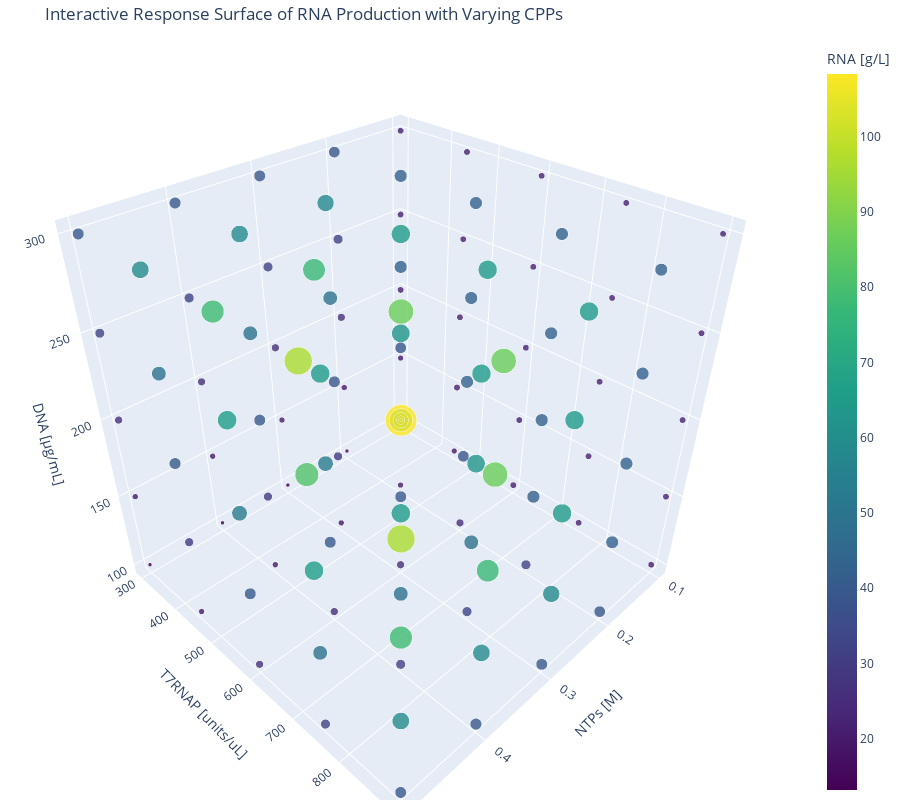

The notebook cell saved with this chart:
### Markdown cell above
## Doing the same calculation but varying all three CPPs

### Code cell
import numpy as np
from r3.models.assimulo.assimulo_model import AssimuloIVTModel
import r3.schema as schema

# Define the ranges for NTP and T7 RNA polymerase concentrations
ntp_range = np.linspace(0.1, 0.5, 5)  # NTP concentration range
t7_range = np.linspace(300, 900.0, 5)  # T7 RNA polymerase concentration range
dna_range = np.linspace(100, 300, 5)  # DNA concentration range

assimulo_model = AssimuloIVTModel()

# Create a meshgrid for NTP, T7, and DNA concentrations
ntp_mesh, t7_mesh, dna_mesh = np.meshgrid(ntp_range, t7_range, dna_range)

# Preallocate the RNA production mesh
rna_mesh = np.zeros_like(ntp_mesh)

# Loop over the meshgrid and simulate for each (ntp, t7) pair
for i in range(ntp_mesh.shape[0]):
    for j in range(ntp_mesh.shape[1]):
        for k in range(ntp_mesh.shape[2]):
            ntp = ntp_mesh[i, j, k]
            t7 = t7_mesh[i, j, k]
            dna = dna_mesh[i, j, k]
            _, _, state = assimulo_model.simulate(
                NTP_init=ntp,
                T7tot_init=t7,
                DNA_init=dna,
                t_final=120,
                get_full_state=True,
            )
            rna_mesh[i, j, k] = state[schema.IVTReactionSchema.RNA_g_L.value].values[-1]

# Interactive 3D scatter plot using plotly
import plotly.graph_objs as go

scatter = go.Scatter3d(
    x=ntp_mesh.flatten(),
    y=t7_mesh.flatten(),
    z=dna_mesh.flatten(),
    mode="markers",
    marker=dict(
        size=rna_mesh.flatten() * 0.2,  # Adjust size scaling as needed
        color=rna_mesh.flatten(),
        colorscale="Viridis",
        colorbar=dict(title=schema.IVTReactionSchema.RNA_g_L.value),
        opacity=0.8,
    ),
    text=[f"RNA: {rna:.2f} g/L" for rna in rna_mesh.flatten()],
)

layout = go.Layout(
    scene=dict(
        xaxis_title=schema.IVTReactionSchema.NTP_M.value,
        yaxis_title=schema.IVTReactionSchema.T7RNAP_u_uL.value,
        zaxis_title=schema.IVTReactionSchema.DNA_ug_mL.value,
    ),
    title="Interactive Response Surface of RNA Production with Varying CPPs",
    margin=dict(l=0, r=0, b=0, t=40),
    height=800,
)

fig_plotly = go.Figure(data=[scatter], layout=layout)
fig_plotly.show()

# Also add a non interactive 3D surface plot using matplotlib
import matplotlib.pyplot as plt

fig = plt.figure(figsize=(14, 10))
ax = fig.add_subplot(111, projection="3d")

# Flatten the meshgrids for scatter plot
x = ntp_mesh.flatten()
y = t7_mesh.flatten()
z = dna_mesh.flatten()
c = rna_mesh.flatten()

sc = ax.scatter(x, y, z, c=c, cmap="viridis", s=60)
ax.set_xlabel(schema.IVTReactionSchema.NTP_M.value)
ax.set_ylabel(schema.IVTReactionSchema.T7RNAP_u_uL.value)
ax.set_zlabel(schema.IVTReactionSchema.DNA_ug_mL.value)
ax.set_title("RNA Production (g/L) across NTP, T7, and DNA")
fig.colorbar(
    sc, ax=ax, shrink=0.5, aspect=10, label=schema.IVTReactionSchema.RNA_g_L.value
)
plt.show()

### Figure 1 — Plotly figure (JSON) as saved in the notebook; plotly's stock layout.template omitted (floating-point values rounded to 4 significant figures)
{"data": [{"marker": {"color": [13.21, 19.35, 21.67, 21.67, 21.67, 13.26, 19.86, 26.4, 32.76, 38.67, 13.24, 19.85, 26.45, 33.02, 39.53, 13.21, 19.82, 26.43, 33.02, 39.59, 13.19, 19.79, 26.39, 32.97, 39.56, 19.35, 21.67, 21.67, 21.67, 21.67, 19.86, 29.61, 38.67, 43.33, 43.33, 19.85, 29.74, 39.53, 49.08, 57.94, 19.82, 29.73, 39.59, 49.39, 59.06, 19.79, 29.68, 39.56, 49.42, 59.22, 21.67, 21.67, 21.67, 21.67, 21.67, 26.4, 38.67, 43.33, 43.33, 43.33, 26.45, 39.53, 52.15, 62.83, 65.0, 26.43, 39.59, 52.64, 65.36, 77.17, 26.39, 39.56, 52.69, 65.7, 78.47, 21.67, 21.67, 21.67, 21.67, 21.67, 32.76, 43.33, 43.33, 43.33, 43.33, 33.02, 49.08, 62.83, 65.0, 65.0, 33.02, 49.39, 65.36, 79.81, 86.67, 32.97, 49.42, 65.7, 81.59, 96.36, 21.67, 21.67, 21.67, 21.67, 21.67, 38.67, 43.33, 43.33, 43.33, 43.33, 39.53, 57.94, 65.0, 65.0, 65.0, 39.59, 59.06, 77.17, 86.67, 86.67, 39.56, 59.22, 78.47, 96.36, 108.3], "colorbar": {"title": {"text": "RNA [g/L]"}}, "colorscale": [[0, "#440154"], [0.1111, "#482878"], [0.2222, "#3e4989"], [0.3333, "#31688e"], [0.4444, "#26828e"], [0.5556, "#1f9e89"], [0.6667, "#35b779"], [0.7778, "#6ece58"], [0.8889, "#b5de2b"], [1, "#fde725"]], "opacity": 0.8, "size": [2.643, 3.87, 4.333, 4.333, 4.333, 2.651, 3.971, 5.279, 6.552, 7.733, 2.647, 3.97, 5.291, 6.604, 7.906, 2.643, 3.964, 5.285, 6.603, 7.918, 2.637, 3.957, 5.278, 6.594, 7.911, 3.87, 4.333, 4.333, 4.333, 4.333, 3.971, 5.921, 7.733, 8.667, 8.667, 3.97, 5.948, 7.906, 9.816, 11.59, 3.964, 5.945, 7.918, 9.878, 11.81, 3.957, 5.936, 7.911, 9.884, 11.84, 4.333, 4.333, 4.333, 4.333, 4.333, 5.279, 7.733, 8.667, 8.667, 8.667, 5.291, 7.906, 10.43, 12.57, 13.0, 5.285, 7.918, 10.53, 13.07, 15.43, 5.278, 7.911, 10.54, 13.14, 15.69, 4.333, 4.333, 4.333, 4.333, 4.333, 6.552, 8.667, 8.667, 8.667, 8.667, 6.604, 9.816, 12.57, 13.0, 13.0, 6.603, 9.878, 13.07, 15.96, 17.33, 6.594, 9.884, 13.14, 16.32, 19.27, 4.333, 4.333, 4.333, 4.333, 4.333, 7.733, 8.667, 8.667, 8.667, 8.667, 7.906, 11.59, 13.0, 13.0, 13.0, 7.918, 11.81, 15.43, 17.33, 17.33, 7.911, 11.84, 15.69, 19.27, 21.67]}, "mode": "markers", "text": ["RNA: 13.21 g/L", "RNA: 19.35 g/L", "RNA: 21.67 g/L", "RNA: 21.67 g/L", "RNA: 21.67 g/L", "RNA: 13.26 g/L", "RNA: 19.86 g/L", "RNA: 26.40 g/L", "RNA: 32.76 g/L", "RNA: 38.67 g/L", "RNA: 13.24 g/L", "RNA: 19.85 g/L", "RNA: 26.45 g/L", "RNA: 33.02 g/L", "RNA: 39.53 g/L", "RNA: 13.21 g/L", "RNA: 19.82 g/L", "RNA: 26.43 g/L", "RNA: 33.02 g/L", "RNA: 39.59 g/L", "RNA: 13.19 g/L", "RNA: 19.79 g/L", "RNA: 26.39 g/L", "RNA: 32.97 g/L", "RNA: 39.56 g/L", "RNA: 19.35 g/L", "RNA: 21.67 g/L", "RNA: 21.67 g/L", "RNA: 21.67 g/L", "RNA: 21.67 g/L", "RNA: 19.86 g/L", "RNA: 29.61 g/L", "RNA: 38.67 g/L", "RNA: 43.33 g/L", "RNA: 43.33 g/L", "RNA: 19.85 g/L", "RNA: 29.74 g/L", "RNA: 39.53 g/L", "RNA: 49.08 g/L", "RNA: 57.94 g/L", "RNA: 19.82 g/L", "RNA: 29.73 g/L", "RNA: 39.59 g/L", "RNA: 49.39 g/L", "RNA: 59.06 g/L", "RNA: 19.79 g/L", "RNA: 29.68 g/L", "RNA: 39.56 g/L", "RNA: 49.42 g/L", "RNA: 59.22 g/L", "RNA: 21.67 g/L", "RNA: 21.67 g/L", "RNA: 21.67 g/L", "RNA: 21.67 g/L", "RNA: 21.67 g/L", "RNA: 26.40 g/L", "RNA: 38.67 g/L", "RNA: 43.33 g/L", "RNA: 43.33 g/L", "RNA: 43.33 g/L", "RNA: 26.45 g/L", "RNA: 39.53 g/L", "RNA: 52.15 g/L", "RNA: 62.83 g/L", "RNA: 65.00 g/L", "RNA: 26.43 g/L", "RNA: 39.59 g/L", "RNA: 52.64 g/L", "RNA: 65.36 g/L", "RNA: 77.17 g/L", "RNA: 26.39 g/L", "RNA: 39.56 g/L", "RNA: 52.69 g/L", "RNA: 65.70 g/L", "RNA: 78.47 g/L", "RNA: 21.67 g/L", "RNA: 21.67 g/L", "RNA: 21.67 g/L", "RNA: 21.67 g/L", "RNA: 21.67 g/L", "RNA: 32.76 g/L", "RNA: 43.33 g/L", "RNA: 43.33 g/L", "RNA: 43.33 g/L", "RNA: 43.33 g/L", "RNA: 33.02 g/L", "RNA: 49.08 g/L", "RNA: 62.83 g/L", "RNA: 65.00 g/L", "RNA: 65.00 g/L", "RNA: 33.02 g/L", "RNA: 49.39 g/L", "RNA: 65.36 g/L", "RNA: 79.81 g/L", "RNA: 86.67 g/L", "RNA: 32.97 g/L", "RNA: 49.42 g/L", "RNA: 65.70 g/L", "RNA: 81.59 g/L", "RNA: 96.36 g/L", "RNA: 21.67 g/L", "RNA: 21.67 g/L", "RNA: 21.67 g/L", "RNA: 21.67 g/L", "RNA: 21.67 g/L", "RNA: 38.67 g/L", "RNA: 43.33 g/L", "RNA: 43.33 g/L", "RNA: 43.33 g/L", "RNA: 43.33 g/L", "RNA: 39.53 g/L", "RNA: 57.94 g/L", "RNA: 65.00 g/L", "RNA: 65.00 g/L", "RNA: 65.00 g/L", "RNA: 39.59 g/L", "RNA: 59.06 g/L", "RNA: 77.17 g/L", "RNA: 86.67 g/L", "RNA: 86.67 g/L", "RNA: 39.56 g/L", "RNA: 59.22 g/L", "RNA: 78.47 g/L", "RNA: 96.36 g/L", "RNA: 108.33 g/L"], "type": "scatter3d", "x": [0.1, 0.1, 0.1, 0.1, 0.1, 0.2, 0.2, 0.2, 0.2, 0.2, 0.3, 0.3, 0.3, 0.3, 0.3, 0.4, 0.4, 0.4, 0.4, 0.4, 0.5, 0.5, 0.5, 0.5, 0.5, 0.1, 0.1, 0.1, 0.1, 0.1, 0.2, 0.2, 0.2, 0.2, 0.2, 0.3, 0.3, 0.3, 0.3, 0.3, 0.4, 0.4, 0.4, 0.4, 0.4, 0.5, 0.5, 0.5, 0.5, 0.5, 0.1, 0.1, 0.1, 0.1, 0.1, 0.2, 0.2, 0.2, 0.2, 0.2, 0.3, 0.3, 0.3, 0.3, 0.3, 0.4, 0.4, 0.4, 0.4, 0.4, 0.5, 0.5, 0.5, 0.5, 0.5, 0.1, 0.1, 0.1, 0.1, 0.1, 0.2, 0.2, 0.2, 0.2, 0.2, 0.3, 0.3, 0.3, 0.3, 0.3, 0.4, 0.4, 0.4, 0.4, 0.4, 0.5, 0.5, 0.5, 0.5, 0.5, 0.1, 0.1, 0.1, 0.1, 0.1, 0.2, 0.2, 0.2, 0.2, 0.2, 0.3, 0.3, 0.3, 0.3, 0.3, 0.4, 0.4, 0.4, 0.4, 0.4, 0.5, 0.5, 0.5, 0.5, 0.5], "y": [300.0, 300.0, 300.0, 300.0, 300.0, 300.0, 300.0, 300.0, 300.0, 300.0, 300.0, 300.0, 300.0, 300.0, 300.0, 300.0, 300.0, 300.0, 300.0, 300.0, 300.0, 300.0, 300.0, 300.0, 300.0, 450.0, 450.0, 450.0, 450.0, 450.0, 450.0, 450.0, 450.0, 450.0, 450.0, 450.0, 450.0, 450.0, 450.0, 450.0, 450.0, 450.0, 450.0, 450.0, 450.0, 450.0, 450.0, 450.0, 450.0, 450.0, 600.0, 600.0, 600.0, 600.0, 600.0, 600.0, 600.0, 600.0, 600.0, 600.0, 600.0, 600.0, 600.0, 600.0, 600.0, 600.0, 600.0, 600.0, 600.0, 600.0, 600.0, 600.0, 600.0, 600.0, 600.0, 750.0, 750.0, 750.0, 750.0, 750.0, 750.0, 750.0, 750.0, 750.0, 750.0, 750.0, 750.0, 750.0, 750.0, 750.0, 750.0, 750.0, 750.0, 750.0, 750.0, 750.0, 750.0, 750.0, 750.0, 750.0, 900.0, 900.0, 900.0, 900.0, 900.0, 900.0, 900.0, 900.0, 900.0, 900.0, 900.0, 900.0, 900.0, 900.0, 900.0, 900.0, 900.0, 900.0, 900.0, 900.0, 900.0, 900.0, 900.0, 900.0, 900.0], "z": [100.0, 150.0, 200.0, 250.0, 300.0, 100.0, 150.0, 200.0, 250.0, 300.0, 100.0, 150.0, 200.0, 250.0, 300.0, 100.0, 150.0, 200.0, 250.0, 300.0, 100.0, 150.0, 200.0, 250.0, 300.0, 100.0, 150.0, 200.0, 250.0, 300.0, 100.0, 150.0, 200.0, 250.0, 300.0, 100.0, 150.0, 200.0, 250.0, 300.0, 100.0, 150.0, 200.0, 250.0, 300.0, 100.0, 150.0, 200.0, 250.0, 300.0, 100.0, 150.0, 200.0, 250.0, 300.0, 100.0, 150.0, 200.0, 250.0, 300.0, 100.0, 150.0, 200.0, 250.0, 300.0, 100.0, 150.0, 200.0, 250.0, 300.0, 100.0, 150.0, 200.0, 250.0, 300.0, 100.0, 150.0, 200.0, 250.0, 300.0, 100.0, 150.0, 200.0, 250.0, 300.0, 100.0, 150.0, 200.0, 250.0, 300.0, 100.0, 150.0, 200.0, 250.0, 300.0, 100.0, 150.0, 200.0, 250.0, 300.0, 100.0, 150.0, 200.0, 250.0, 300.0, 100.0, 150.0, 200.0, 250.0, 300.0, 100.0, 150.0, 200.0, 250.0, 300.0, 100.0, 150.0, 200.0, 250.0, 300.0, 100.0, 150.0, 200.0, 250.0, 300.0]}], "layout": {"height": 800, "margin": {"b": 0, "l": 0, "r": 0, "t": 40}, "scene": {"xaxis": {"title": {"text": "NTPs [M]"}}, "yaxis": {"title": {"text": "T7RNAP [units/uL]"}}, "zaxis": {"title": {"text": "DNA [µg/mL]"}}}, "title": {"text": "Interactive Response Surface of RNA Production with Varying CPPs"}}}
